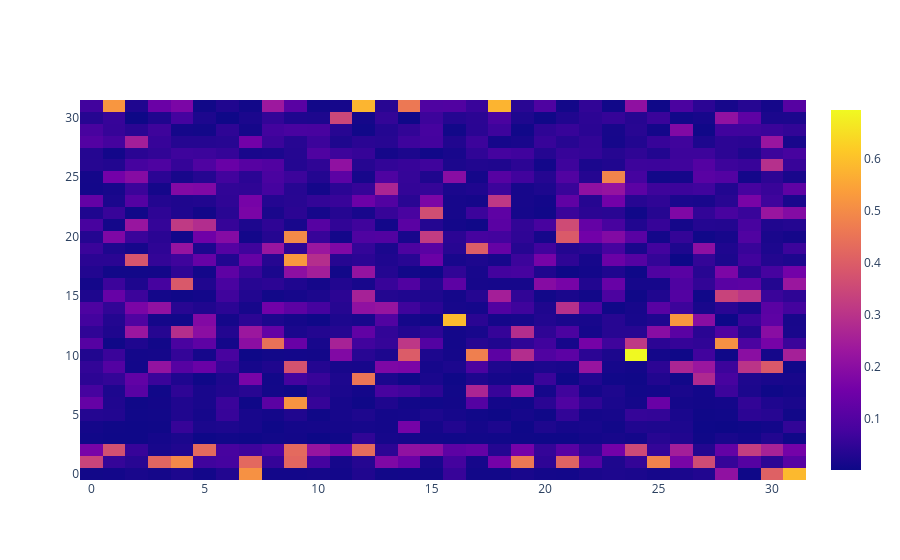

Notebook code for this chart:
### Code cell
heatmap = go.Heatmap(z=prefix_matching.mean(dim=0).cpu().numpy())
fig = go.Figure(data=heatmap)
fig.show()

### Figure 1 — Plotly figure (JSON) as saved in the notebook; plotly's stock layout.template omitted (floating-point values rounded to 4 significant figures; data arrays with more than 128 entries replaced by an {"elided": "..."} marker saying what was removed)
{"data": [{"type": "heatmap", "z": {"elided": "32x32 float values"}}], "layout": {}}
